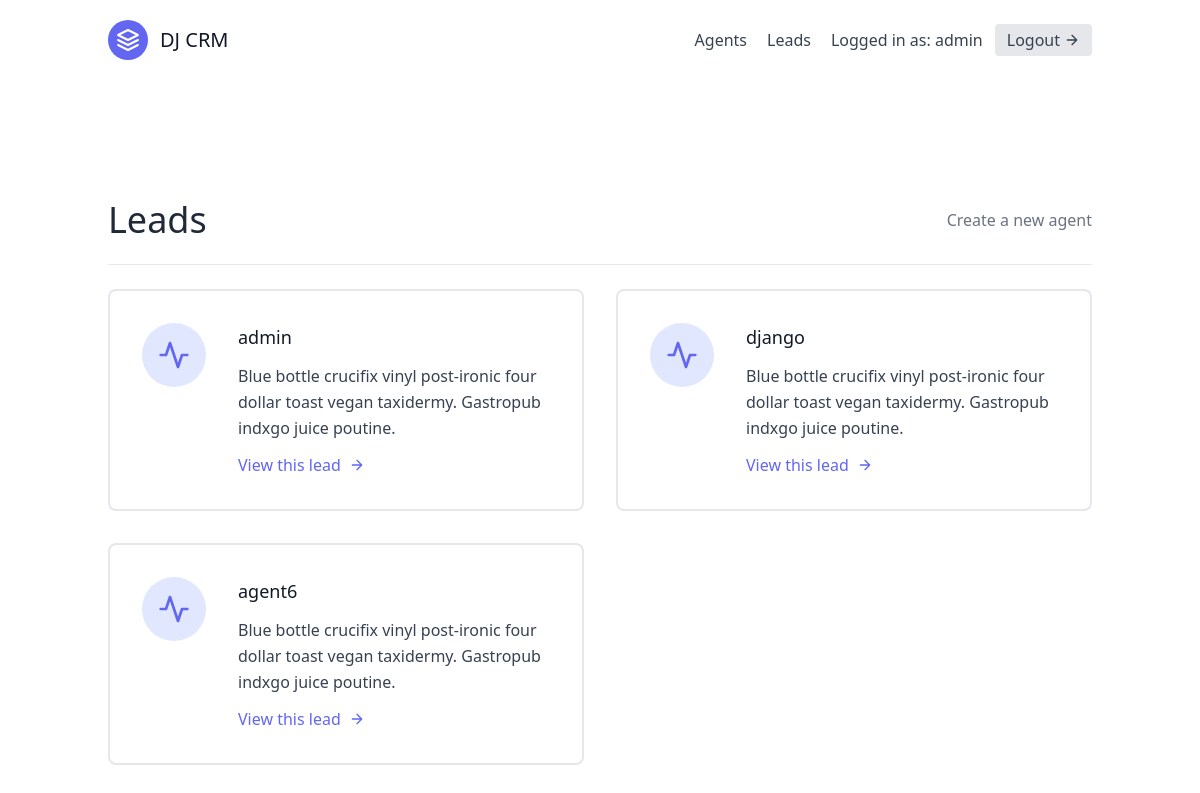
The page /agents/ (signed in) on the database as committed earlier.
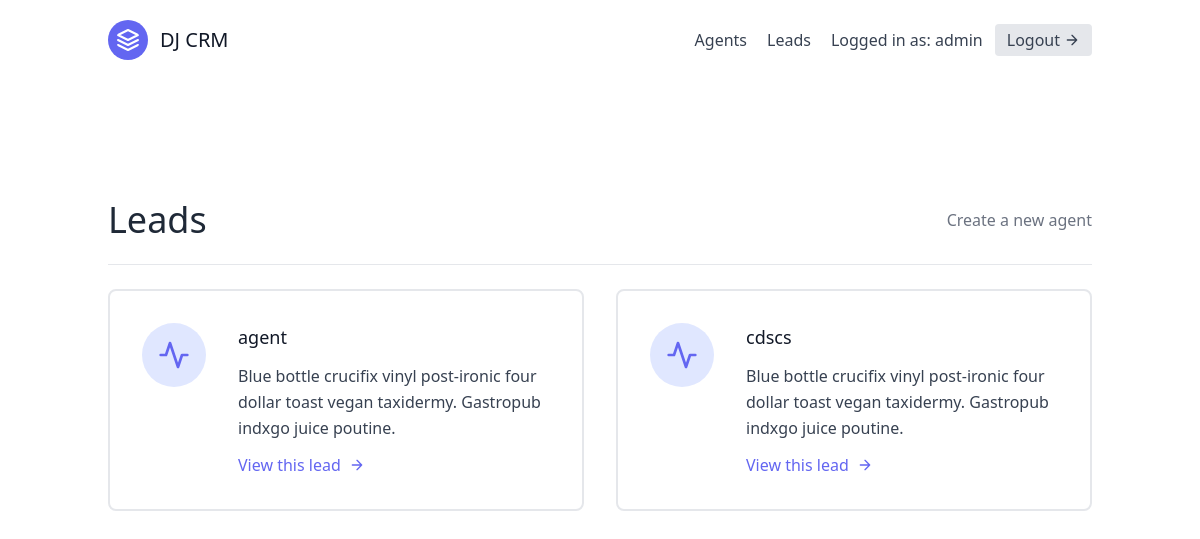
The same page on the database as committed later.
### leads/models.py (models this page shows, shortened)
class Agent(models.Model):
    user = models.OneToOneField(User, on_delete=models.CASCADE)
    organisation = models.ForeignKey(UserProfile, on_delete=models.CASCADE)

class User(AbstractUser):
    is_organisor = models.BooleanField(default=True)
    is_agent = models.BooleanField(default=False)

### agents/views.py (the view)
# urls.py: path('', AgentListView.as_view(), name='agent-list'),
class AgentListView(OrganisorAndLoginRequiredMixin, generic.ListView):
    template_name = "agents/agent_list.html"
    def get_queryset(self):
        organisation = self.request.user.userprofile
        return Agent.objects.filter(organisation = organisation)

### agents/mixins.py (called while the page is built)
    def dispatch(self, request, *args, **kwargs):
        if not request.user.is_authenticated or not request.user.is_organisor:
            return redirect('leads:lead-list')
        return super().dispatch(request, *args, **kwargs)

### agents/templates/agents/agent_list.html
{% extends "_base.html" %}
{% block content %}
  <section class="text-gray-700 body-font">
    <div class="container px-5 py-24 mx-auto flex flex-wrap">
        <div class="w-full mb-6 py-6 flex justify-between items-center border-b border-gray-200">
            <div>
                <h1 class="text-4xl text-gray-800">Leads</h1>
            </div>
            <div>
                <a class="text-gray-500 hover:text-blue-500" href="{% url 'agents:agent-create' %}">Create a new agent</a>
            </div>
        </div>
        <div class="flex flex-wrap -m-4">
            {% for agent in object_list %}
            <div class="p-4 lg:w-1/2 md:w-full">
                <div class="flex border-2 rounded-lg border-gray-200 p-8 sm:flex-row flex-col">
                    <div class="w-16 h-16 sm:mr-8 sm:mb-0 mb-4 inline-flex items-center justify-center rounded-full bg-indigo-100 text-indigo-500 flex-shrink-0">
                        <svg fill="none" stroke="currentColor" stroke-linecap="round" stroke-linejoin="round" stroke-width="2" class="w-8 h-8" viewBox="0 0 24 24">
                            <path d="M22 12h-4l-3 9L9 3l-3 9H2"></path>
                        </svg>
                    </div>
                    <div class="flex-grow">
                        <h2 class="text-gray-900 text-lg title-font font-medium mb-3">
                            {{ agent.user.username }}
                        </h2>
                        <p class="leading-relaxed text-base">
                            Blue bottle crucifix vinyl post-ironic four dollar toast vegan taxidermy. Gastropub indxgo juice poutine.
                        </p>
                        <a href="{% url 'agents:agent-detail' agent.pk %}" class="mt-3 text-indigo-500 inline-flex items-center">
                            View this lead
                            <svg fill="none" stroke="currentColor" stroke-linecap="round" stroke-linejoin="round" stroke-width="2" class="w-4 h-4 ml-2" viewBox="0 0 24 24">
                                <path d="M5 12h14M12 5l7 7-7 7"></path>
                            </svg>
                        </a>
                    </div>
                </div>
            </div>
            {% endfor %}
        </div>
    </div>
  </section>
{% endblock content %}

Rows that differ between the two databases and show on the page:
removed Agent: user.username "django"
removed Agent: user.username "agent6"
changed Agent: user.username "admin" → "agent"
added Agent: user.username "cdscs"
